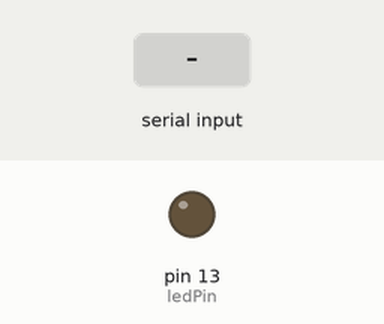
Bench run of a sketch on a simulated Arduino Uno, built with avr-gcc and run on an emulated ATmega328P. Parts: output pins drawn as LEDs (lit = HIGH). The test bench sets the inputs (shaded band). What the sketch prints to the serial monitor is not drawn.

Above: at 1.2 s.
1.3 s: "R" received over Serial
At 2.4 s:
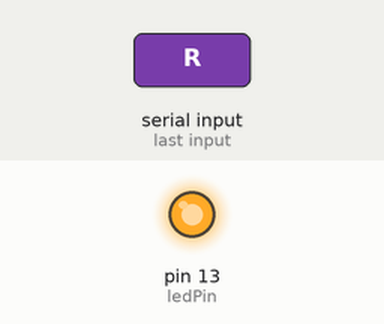
Timing chart, 0 to 8.8 s (numbered marks = the images above; inputs shaded):
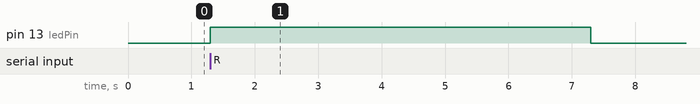

Measured:
- after the input at 1.3 s, pin 13 (ledPin): LOW → HIGH at once, → LOW 6.0 s later

The sketch:

code1.ino
```cpp
//============================智宇科技===========================
//  例程1-Hello World！
//===============================================================
// TODO: 123
int val;          // 定义变量val
int ledPin = 13; // 定义数字接口13
void setup()
{
  Serial.begin(9600);       // 设置波特率为9600，这里要跟软件设置相一致。当接入特定设备（如：蓝牙）时，我们也要跟其他设备的波特率达到一致。
  pinMode(ledPin, OUTPUT); // 设置数字13 口为输出接口，Arduino 上我们用到的I/O 口都要进行类似这样的定义。
}
void loop()
{
  val = Serial.read();           // 读取PC 机发送给Arduino 的指令或字符，并将该指令或字符赋给val
  if (val == 'R')                // 判断接收到的指令或字符是否是“R”。
  {                              // 如果接收到的是“R”字符
    digitalWrite(ledPin, HIGH); // 点亮数字13 口LED。
    delay(6000);
    digitalWrite(ledPin, LOW); // 熄灭数字13 口LED
    delay(500);
    Serial.println("Hello World!"); // 显示“Hello World！”字符串
  }
}
```
